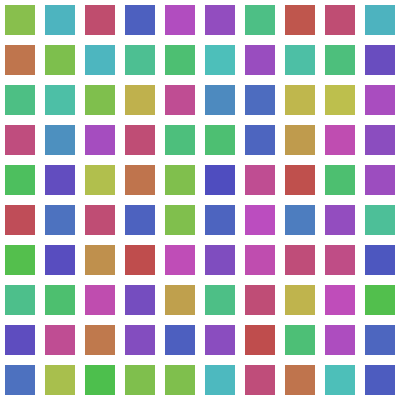
Frame 1 (no input)
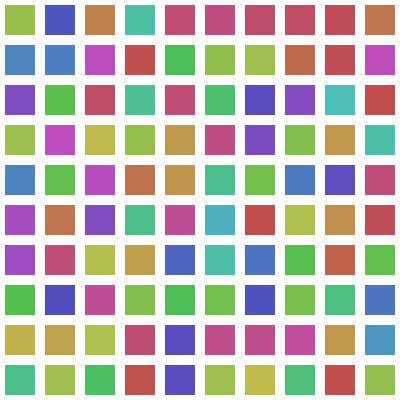
Frame 60 (no input)
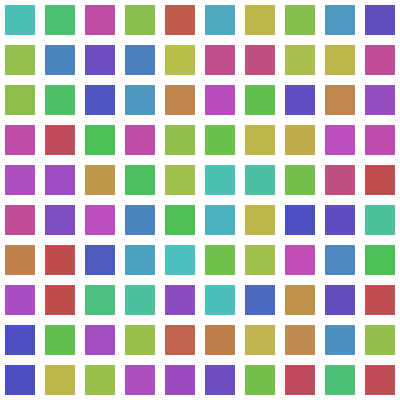
Frame 120 (the mouse pressed at the canvas centre since frame 60)

The p5.js sketch that drew these frames (run headless with seeded random() and noise() and a simulated clock; from frame 60 on, the mouse is pressed at the canvas centre):

// p5.js sketch
// ── sketch.js
let interval = 10;

function setup() {
  createCanvas(400, 400);
  colorMode(HSB);
  cBg = new checkerBg(10);
  cBg.startUpdate();
}

function draw() {
  background(255);
  cBg.display();
}

class checkerBg {
  constructor(interval) {
    this.interval = interval;
    this.checkerArray = [];
    for (let i = 0; i < width; i += width / interval) {
      for (let j = 0; j < height; j += height / interval) {
        this.checkerArray.push(
          new checker(i, j, width / interval, height / interval)
        );
      }
    }
  }
  display() {
    this.checkerArray.map((element) => {
      element.display();
    });
  }
  startUpdate() {
    this.checkerArray.map((element) => {
      element.update();
    });
  }
}

class checker {
  constructor(x, y, w, h) {
    this.color = color(random(360), 75, 75);
    this.x = x;
    this.y = y;
    this.w = w;
    this.h = h;
  }
  display() {
    fill(this.color);
    strokeWeight(10);
    stroke(255);
    rect(this.x, this.y, this.w, this.h);
  }
  update() {
    this.color = color(random(360), 60, 75);
    setTimeout(() => {
      this.update();
    }, 200);
  }
}
